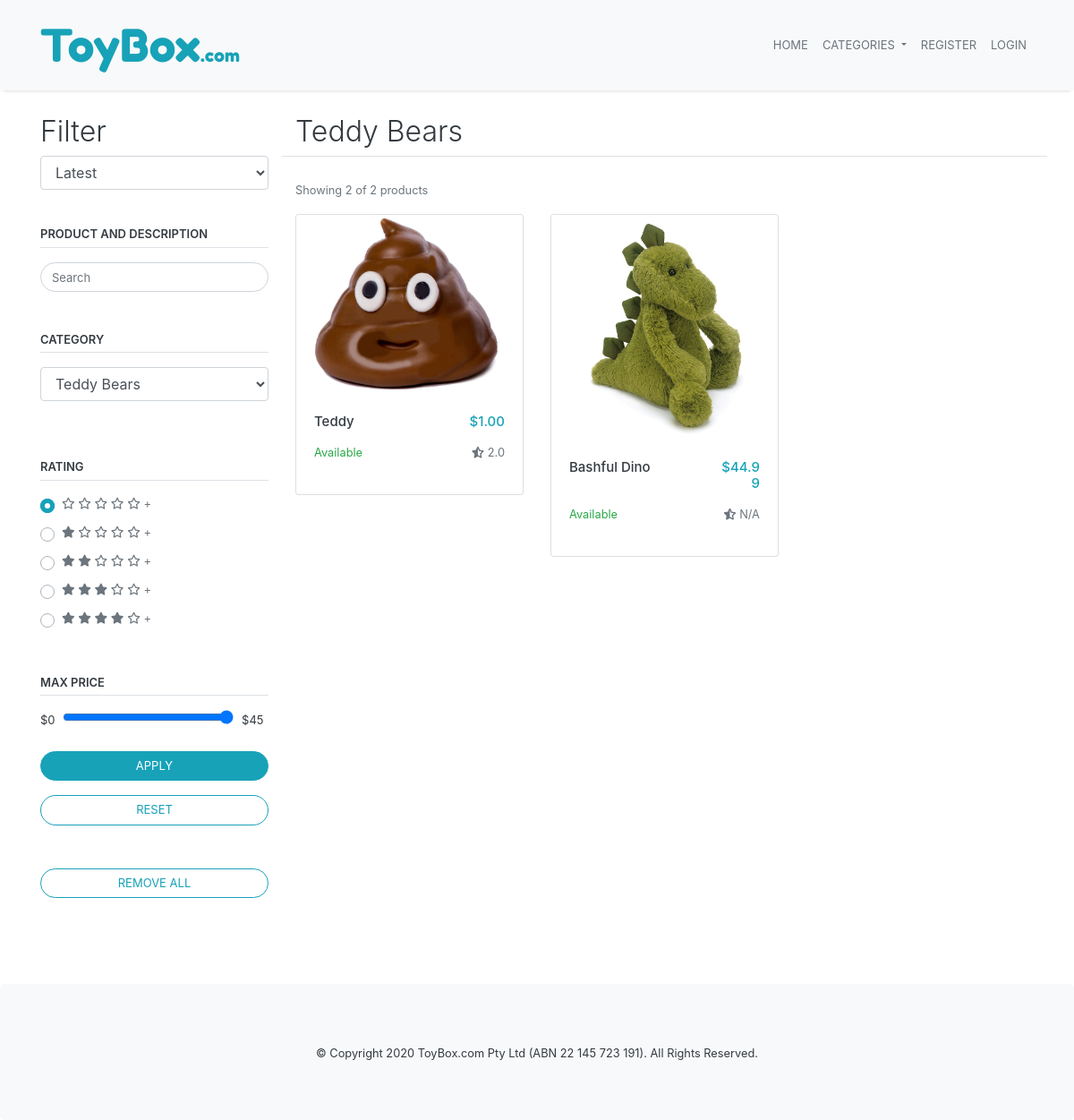
The page /Teddy Bears on the database its author committed.
### marketplace/models.py (models this page shows, shortened)
class Product(db.Model):
    __tablename__='products'
    id = db.Column(db.Integer, primary_key=True)
    name = db.Column(db.String(100), nullable=False)
    description = db.Column(db.String(500))
    current_stock = db.Column(db.Integer, nullable=False)
    monthly_stock = db.Column(db.Integer, nullable=False)
    price = db.Column(db.Numeric, nullable=False)
    category = db.Column(db.String(50), nullable=False)
    created = db.Column(db.DateTime, default=datetime.now(), nullable=False)
    image_one = db.Column(db.String(400))
    image_two = db.Column(db.String(400))
    image_three = db.Column(db.String(400))
    seller_id = db.Column(db.Integer, db.ForeignKey('users.id'))
    comments = db.relationship('Comment', backref='product') #comments on product

### marketplace/views.py (the view)
@bp.route('/<category>', methods=['GET'])
def index_category(category):
    product_list = Product.query.filter_by(category=category).order_by(Product.created).all()
    total_results = len(product_list)
    if (not product_list): #if no products exist then return 404
        return render_template('404.html')
    product_list = refine(product_list)
    return render_template('index.html',
        products = product_list,
        order = "Latest",
        category = category,
        max_price = find_max(product_list),
        actual_max_price=find_max(product_list),
        actual_results = len(product_list),
        total_results = len(product_list))

### marketplace/views.py (called while the page is built)
def refine(result):
    for product in result:
        product.price = round(product.price, 2)
        product.rating = 0
        i = 0
        for comment in product.comments:
            product.rating += comment.rating
            i += 1
        if i > 0:
            product.rating = round(product.rating/i, 1)
        else:
            product.rating = 'N/A'
    return result

def find_max(result):
    max_value = 0  #initialise maximum value
    current_value = 0
    for product in result:
        current_value = round(5 * (math.ceil(product.price / 5)), 0) #round up to next 5
        if current_value > max_value:
            max_value = current_value
    return max_value

### marketplace/templates/index.html (shortened to what this page needs)
{% extends 'base.html' %}
{% block content %}
<div class="container">
  <div class="row content-container">
    <div class="col-md-3 d-none d-md-block">
      <h2 class="text-dark font-weight-light">Filter</h2>
      <form action="/filter" method= "POST" oninput="pricerangevalue.value = pricerange.valueAsNumber" class="text-dark small-font">
        <div class="form-group">
          <select class="form-control" id="order" name="order">
            <option value="{{ order }}" selected>{{ order }}</option>
          </select>
        </div>
        <div class="form-head pb-1 mb-3 pt-4 border-bottom">PRODUCT AND DESCRIPTION</div>
        {% if user_search %}
        <input name="search" type="search" value="{{ user_search }}" class="form-control rounded-pill small-font" placeholder="{{ user_search }}">
        {% else %}
          <input name="search" type="search" class="form-control rounded-pill small-font" placeholder="Search">
        {% endif %}
        <br>
        <div class="form-head pb-1 mb-3 pt-4 border-bottom">CATEGORY</div>
        <div class="form-group">
          <select class="form-control" id="category" name="category">
            <option value="{{ category }}" selected>{{ category }}</option>
          </select>
        </div>
        <div class="form-head pb-1 mb-3 pt-5 border-bottom">RATING</div>
        <div class="mt-2 custom-control custom-radio">
          <label for="zeroStars" class="text-muted custom-control-label">
            <i class="far fa-star"></i> <i class="far fa-star"></i> <i class="far fa-star"></i> <i
              class="far fa-star"></i> <i class="far fa-star"></i> +
          </label>
        </div>
        <div class="mt-2 custom-control custom-radio">
          <label for="oneStars" class="text-muted custom-control-label">
            <i class="fas fa-star"></i> <i class="far fa-star"></i> <i class="far fa-star"></i> <i
              class="far fa-star"></i> <i class="far fa-star"></i> +
          </label>
        </div>
        <div class="mt-2 custom-control custom-radio">
          <label for="twoStars" class="text-muted custom-control-label">
            <i class="fas fa-star"></i> <i class="fas fa-star"></i> <i class="far fa-star"></i> <i
              class="far fa-star"></i> <i class="far fa-star"></i> +
          </label>
        </div>
        <div class="mt-2 custom-control custom-radio">
          <label for="threeStars" class="text-muted custom-control-label">
            <i class="fas fa-star"></i> <i class="fas fa-star"></i> <i class="fas fa-star"></i> <i
              class="far fa-star"></i> <i class="far fa-star"></i> +
          </label>
        </div>
        <div class="mt-2 custom-control custom-radio">
          <label for="fourStars" class="text-muted custom-control-label">
            <i class="fas fa-star"></i> <i class="fas fa-star"></i> <i class="fas fa-star"></i> <i
              class="fas fa-star"></i> <i class="far fa-star"></i> +
          </label>
        </div>
        <div class="form-head pb-1 mb-3 pt-5 border-bottom">MAX PRICE</div>
        <output>$0</output>
        <input class="form custom-slider" name="pricerange" type="range" step="5" min="0" max="{{actual_max_price}}" value="{{max_price}}">
        $<output name="pricerangevalue" for="pricerange" >{{max_price}}</output>
        <input type="submit" class="btn btn-info d-block rounded-pill w-100 mt-4 small-font" value="APPLY">
        <input type="reset" class="btn btn-outline-info d-block rounded-pill w-100 mt-3 mb-5 small-font"
          value="RESET">
        <a href="{{ url_for('main.index') }}">
          <input type="reset" class="btn btn-outline-info d-block rounded-pill w-100 mt-3 mb-5 small-font" value="REMOVE ALL">
        </a>
      </form>
    </div>
    <div class="col-md-9">
      <div class="row border-bottom mb-4">
        <div class="col-8">
          <h2 class="text-dark font-weight-light">{{ category }}</h2>
        </div>
      </div>
      <small class="text-muted ">Showing {{ total_results }}  of {{actual_results}} products</small>
      <div class="card-deck">
        {% for product in products %}
          <div class="col-sm-4 mt-3 mb-3">
            <a href="{{ url_for('product.view', id=product.id) }}" class="card product-card">
              <img class="card-img-top product-image" src="..{{ product.image_one }}">
              <div class="card-body">
                <div class="row">
                  <h5 class="col-lg-8 card-title text-dark">{{ product.name }}</h5>
                  <h5 style ="text-align:right;" class="col-lg-4 card-title text-info">${{ product.price }}</h5>
                </div>
                <div class="row">
                  {% if product.current_stock > 0 %}
                  <p class="col-lg-8 card-text text-success"><small>Available</small></p>
                  {% else %}
                  <p class="col-lg-8 card-text text-danger"><small>Out of Stock</small></p>
                  {% endif %}
                  <p style ="text-align:right;" class="col-lg-4 card-text text-muted"><small><i class="fas fa-star-half-alt"></i> {{ product.rating }}</small></p>
                </div>
              </div>
            </a>
          </div>
        {% endfor %}
      </div>
    </div>
  </div>
</div>
{% endblock %}

### marketplace/static/css/style.css (style rules this page uses)
body { overflow-x: hidden; display: flex; flex-direction: column; min-height: 100%; }
html { min-height: 100%; }
.content-container { margin-top: 128px; }
.form-head { font-size: 13px; font-weight: 600; }
.custom-slider { width: 75%; margin-left: 5px; margin-right: 5px; }
.small-font { font-size: 13px!important; }
h5 { font-size: 15px!important; }
.custom-radio .custom-control-input:checked~.custom-control-label::before, .custom-radio .custom-control-input:checked~.custom-control-label::after { background-color: #17a2b8; border-radius: 50%; }
.product-card { padding-left: 0; padding-right: 0; }
.col-sm-4 { padding: 0; }

### rows shown on the page
Product: image_one (picture), name "Teddy", price "1.00", current_stock "Available", rating "2.0"
Product: image_one (picture), name "Bashful Dino", price "44.99", current_stock "Available", rating "N/A"

### other values the page prints
{{ max_price }} "45"
{{ category }} "Teddy Bears"
{{ total_results }} "2"
{{ actual_results }} "2"
form field order "Latest"
form field category "Teddy Bears"
